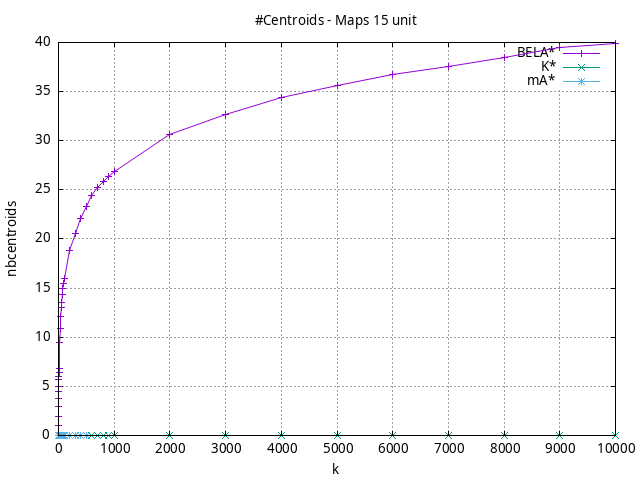

The script that saved this image:
#!/usr/bin/gnuplot
# -*- coding: utf-8 -*-
#
# results/maps/unit/15/random512-15.heuristic.unit.nbcentroids.gnuplot
#
# Started on 04/02/2024 21:34:30
# Author: Carlos Linares López
set grid
set xlabel "k"
set ylabel "nbcentroids"

set title "#Centroids - Maps 15 unit"

set terminal png enhanced font "Ariel,10"
set output 'random512-15.heuristic.unit.nbcentroids.png'

plot "-" title "BELA$^*$"      with linesp, "-" title "K$^*$"      with linesp, "-" title "mA$^*$"      with linesp

	1 1.0
	5 4.52
	10 6.86
	50 13.0
	100 15.99
	500 23.31
	1000 26.86
	5000 35.58
	10000 39.91
end
	1 0.0
	5 0.0
	10 0.0
	50 0.0
	100 0.0
	500 0.0
	1000 0.0
end
	1 0.0
	5 0.0
	10 0.0
	50 0.0
	100 0.0
end
